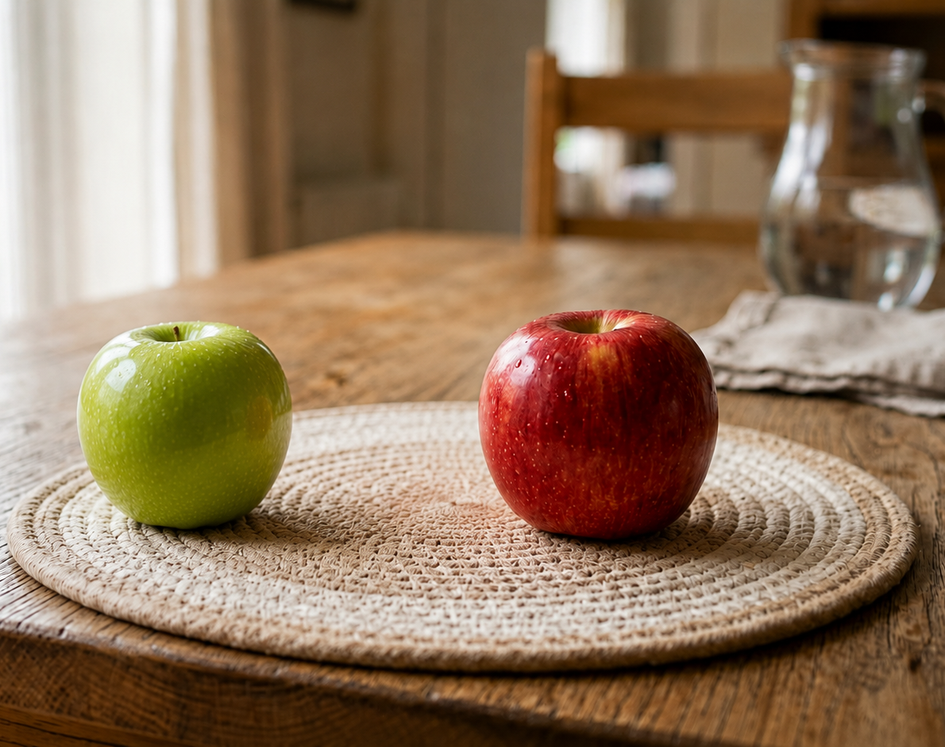
#> input picture src/images/two_apples1.png, 945 x 747 px, shrunk from 1190 x 941 before the run
$ python 08_2_04_DL-Object-Detection_2.py
#> lines starting #> are read from the running program, lines starting #| are printed output that depends on the picture; after the words box and inside, x2 and y2 are one past the last pixel; in counts of white or black regions, pixels touching at a corner belong together; long printed decimals are rounded
# -*- coding: utf-8 -*-
"""
Step 2/10: B. Intersection over Union (IoU)
원본: 04_DL-Object-Detection.ipynb (단계별로 재구성)
"""

# %% [markdown]
# 이전 단계(Step 1, A. Bounding Box)에서 정의한 함수를 이어서 사용합니다.

# %%
import cv2
import numpy as np
import matplotlib.pyplot as plt


def draw_bbox(img, coord1, coord2, color, thickness=3, txt=""):
    _, txt_h = cv2.getTextSize(txt, cv2.FONT_HERSHEY_SIMPLEX, 0.8, 2)[0]
    cv2.rectangle(img, coord1, coord2, color, thickness)
    cv2.putText(img, txt, (coord1[0], coord1[1]-txt_h+15), cv2.FONT_HERSHEY_SIMPLEX, 0.8, color, 2)

# %% [markdown]
# ### B. Intersection over Union (IoU)

# %% [markdown]
# Intersection over Union (IoU):
# * 두 Bounding Box가 얼마나 겹치는지를 나타내는 값
# * (교집합 면적) / (합집합 면적)
# * 값의 범위: 0 ≤ IoU ≤ 1
#   * IoU = 0:  전혀 겹치지 않음
#   * IoU = 1:  두 BBox가 완전히 동일
#

# %% [markdown]
# ```python
# bbox_a = (xa_1, ya_1, xa_2, ya_2)
# bbox_b = (xb_1, yb_1, xb_2, yb_2)
# ```
#
# 두개의 BBox를 위와 같이 표현한다면, 좌표들을 사용해 교집합 박스의 좌표를 구할 수 있습니다.
#
# ```python
# intersection_x1 = max(xa_1, xb_1)
# intersection_y1 = max(ya_1, yb_1)
# intersection_x2 = min(xa_2, xb_2)
# intersection_y2 = min(ya_2, yb_2)
# ```
#
# <br>
# 그 다음, 교집합 박스의 너비와 높이를 계산합니다.
#
# ```python
# w = max(0, intersection_x2 - intersection_x1)
# h = max(0, intersection_y2 - intersection_y1)
# ```
#
# 겹치는 영역이 없다면 `intersection2 - intersection1`의 값이 음수가 되어 너비와 높이가 0이 됩니다.
#
# <br>
# 교집합의 넓이를 계산했다면, 최종적으로 합집합의 넓이까지 계산하여 IoU 값을 구할 수 있습니다.
#
# IoU 계산 함수를 구현해봅시다.

# %%
# 1) BBox 좌표를 (x,y,w,h)에서 (x1,y1,x2,y2)로 변환하는 함수 정의
# 2) IoU 계산 함수 정의

def convert_bbox_coord(bbox):
    x, y, w, h = bbox

    x1, y1 = x, y
    x2, y2 = x + w, y + h

    return x1, y1, x2, y2


def calculate_iou(bbox_a, bbox_b):
    xa_1, ya_1, xa_2, ya_2 = bbox_a
    xb_1, yb_1, xb_2, yb_2 = bbox_b

    intersection_x1 = max(xa_1, xb_1)
    intersection_y1 = max(ya_1, yb_1)
    intersection_x2 = min(xa_2, xb_2)
    intersection_y2 = min(ya_2, yb_2)

    intersection_w = max(0, intersection_x2 - intersection_x1)
    intersection_h = max(0, intersection_y2 - intersection_y1)
    intersection_area = intersection_w * intersection_h

    area_a = (xa_2 - xa_1) * (ya_2 - ya_1)
    area_b = (xb_2 - xb_1) * (yb_2 - yb_1)
    union_area = area_a + area_b - intersection_area

    # ZeroDivisionError 주의
    if union_area == 0:
        return 0.0

    return intersection_area / union_area

# %% [markdown]
# 이제 3개의 이미지에서 IoU를 계산해봅시다.

# %%
apples1 = cv2.imread("src/images/two_apples1.png")
#> apples1 is the input picture: shape (747, 945, 3); mean B, G, R 93, 118.2, 144.5
apples2 = cv2.imread("src/images/two_apples2.png")
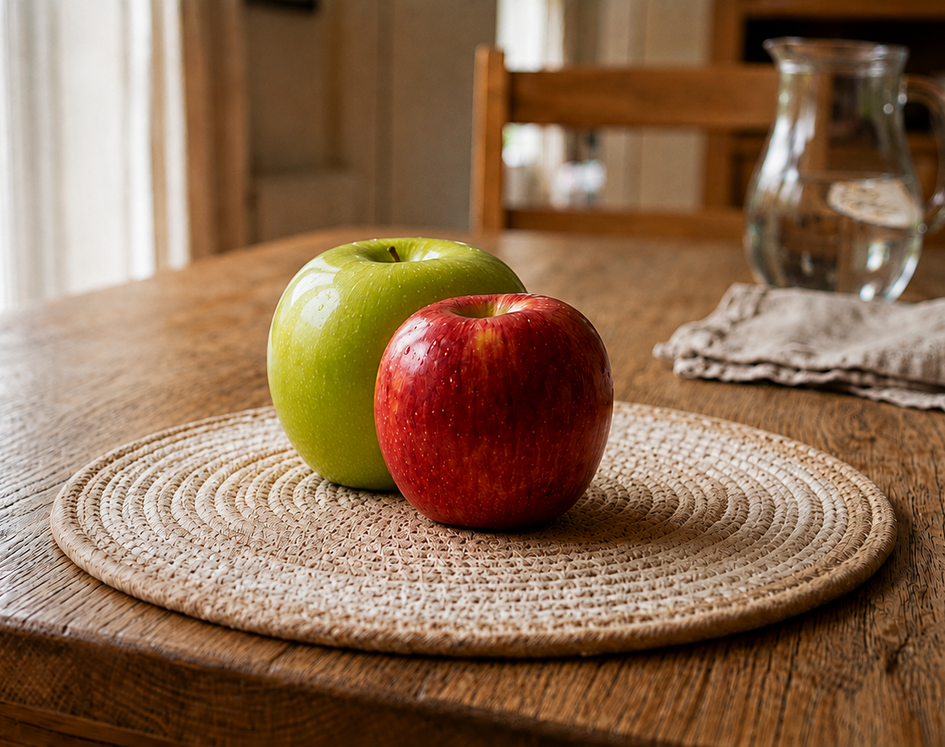
#> input picture src/images/two_apples2.png, 945 x 747 px, shrunk from 1190 x 941 before the run
#> apples2 is the input picture: shape (747, 945, 3); mean B, G, R 80.9, 107.5, 139.2
apples3 = cv2.imread("src/images/two_apples3.png")
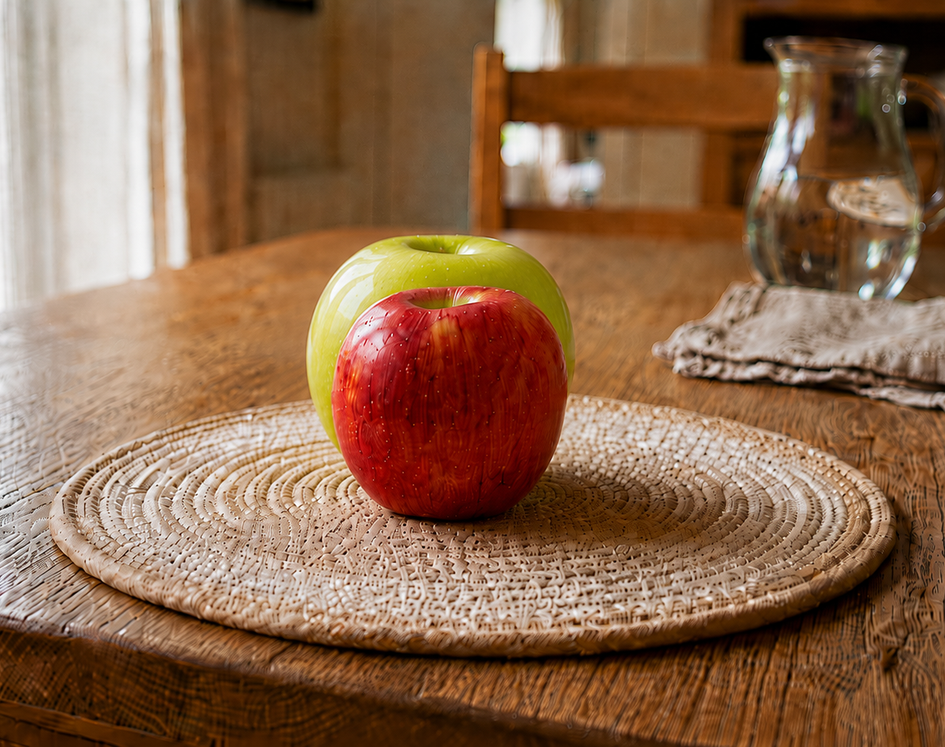
#> input picture src/images/two_apples3.png, 945 x 747 px, shrunk from 1190 x 941 before the run
#> apples3 is the input picture: shape (747, 945, 3); mean B, G, R 76.2, 103.7, 140.6
apples1_rgb = cv2.cvtColor(apples1, cv2.COLOR_BGR2RGB)
apples2_rgb = cv2.cvtColor(apples2, cv2.COLOR_BGR2RGB)
apples3_rgb = cv2.cvtColor(apples3, cv2.COLOR_BGR2RGB)

plt.figure(figsize=(16,6))

plt.subplot(1,3,1), plt.imshow(apples1_rgb)
plt.subplot(1,3,2), plt.imshow(apples2_rgb)
plt.subplot(1,3,3), plt.imshow(apples3_rgb)

for ax in plt.gcf().axes:
    ax.axis("off")

# %%
def get_contour(img_bgr):
    red_lower1 = np.array([0, 100, 50])
    red_upper1 = np.array([10, 255, 255])
    red_lower2 = np.array([170, 100, 50])
    red_upper2 = np.array([180, 255, 255])
    green_lower = np.array([25, 10, 30])
    green_upper = np.array([100, 255, 255])

    img_blr = cv2.GaussianBlur(img_bgr, (7, 7), 0)
    blr_hsv = cv2.cvtColor(img_blr, cv2.COLOR_BGR2HSV)
#> blr_hsv: shape (747, 945, 3); mean H, S, V 17.1, 117.6, 144.7

    red_mask1 = cv2.inRange(blr_hsv, red_lower1, red_upper1)
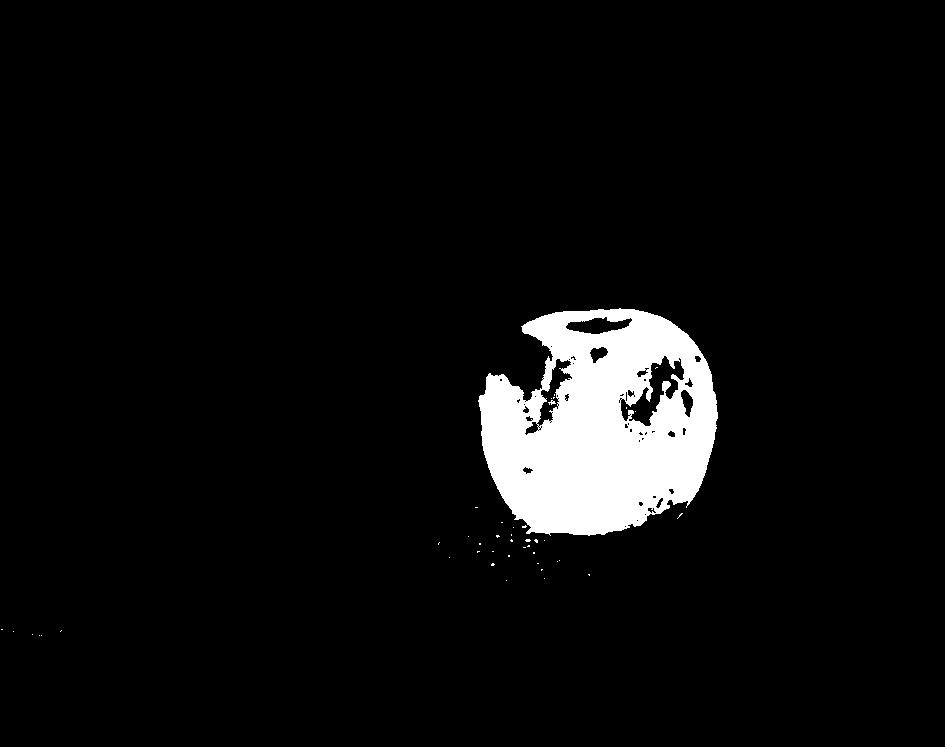
#> red_mask1: shape (747, 945); 5.4% white; 43 white regions (41 under 20 px), largest, box (x1, y1, x2, y2) and area: (478, 308, 718, 536) 37723, (548, 400, 556, 405) 20
    red_mask2 = cv2.inRange(blr_hsv, red_lower2, red_upper2)
#> red_mask2: shape (747, 945); 0.29% white; 44 white regions (35 under 20 px), largest, box (x1, y1, x2, y2) and area: (525, 359, 572, 435) 851, (519, 338, 553, 402) 825, (523, 467, 533, 474) 38
    red_mask = cv2.bitwise_or(red_mask1, red_mask2)
#> red_mask: shape (747, 945); 5.7% white; 38 white regions (37 under 20 px), largest, box (x1, y1, x2, y2) and area: (478, 308, 718, 536) 39805
    grn_mask = cv2.inRange(blr_hsv, green_lower, green_upper)
#> grn_mask: shape (747, 945); 5.2% white; 73 white regions (57 under 20 px)

    contours_red, _ = cv2.findContours(red_mask, cv2.RETR_EXTERNAL, cv2.CHAIN_APPROX_SIMPLE)
#> contours_red = 37 contours, 36 with area under 20; largest, box (x1, y1, x2, y2) and area: (478, 308, 718, 536) 42148
    contours_grn, _ = cv2.findContours(grn_mask, cv2.RETR_EXTERNAL, cv2.CHAIN_APPROX_SIMPLE)
#> contours_grn = 73 contours, 61 with area under 20; largest, box (x1, y1, x2, y2) and area: (77, 322, 290, 532) 34028, (878, 95, 924, 123) 504, (557, 130, 578, 162) 360, (919, 230, 939, 274) 293, (883, 252, 905, 280) 262

    cntr_red, cntr_grn = None, None

    if len(contours_red) > 0:
        cntr_red = max(contours_red, key=cv2.contourArea)
#> cntr_red = contour of 396 points, box (x1, y1, x2, y2) (478, 308, 718, 536), area 42148
    if len(contours_grn) > 0:
        cntr_grn = max(contours_grn, key=cv2.contourArea)
#> cntr_grn = contour of 436 points, box (x1, y1, x2, y2) (77, 322, 290, 532), area 34028

    return cntr_red, cntr_grn

# %%
apples1 = cv2.imread("src/images/two_apples1.png")
apples2 = cv2.imread("src/images/two_apples2.png")
apples3 = cv2.imread("src/images/two_apples3.png")

apples1_rgb = cv2.cvtColor(apples1, cv2.COLOR_BGR2RGB)
apples2_rgb = cv2.cvtColor(apples2, cv2.COLOR_BGR2RGB)
apples3_rgb = cv2.cvtColor(apples3, cv2.COLOR_BGR2RGB)

cntr_red1, cntr_grn1 = get_contour(apples1)
#> cntr_red1 has the same summary as cntr_red in get_contour; cntr_grn1 has the same summary as cntr_grn in get_contour
cntr_red2, cntr_grn2 = get_contour(apples2)
#> in get_contour (call 2), `grn_mask = cv2.inRange(blr_hsv, green_lower, green_upper)`:
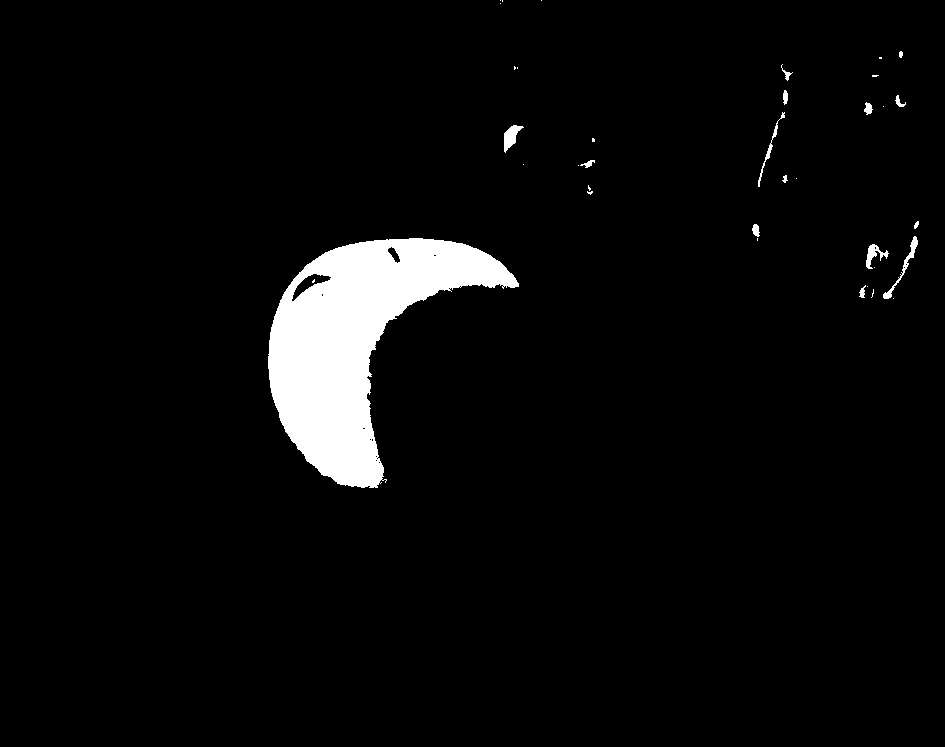
#> grn_mask: shape (747, 945); 4.2% white; 36 white regions (21 under 20 px)
#> in get_contour (call 2), `contours_red, _ = cv2.findContours(red_mask, cv2.RETR_EXTERNAL, cv2.CH..`: contours_red = 90 contours, 85 with area under 20; largest, box (x1, y1, x2, y2) and area: (375, 293, 613, 535) 44681, (444, 527, 465, 541) 115, (159, 650, 181, 660) 54, (836, 123, 849, 132) 38, (469, 531, 476, 540) 24
#> in get_contour (call 2), `contours_grn, _ = cv2.findContours(grn_mask, cv2.RETR_EXTERNAL, cv2.CH..`: contours_grn = 35 contours, 23 with area under 20; largest, box (x1, y1, x2, y2) and area: (268, 238, 519, 488) 27794, (504, 125, 524, 153) 236, (883, 236, 918, 299) 212, (866, 244, 889, 269) 174, (758, 112, 785, 187) 105
#> in get_contour (call 2), `cntr_red = max(contours_red, key=cv2.contourArea)`: cntr_red = contour of 444 points, box (x1, y1, x2, y2) (375, 293, 613, 535), area 44681
#> in get_contour (call 2), `cntr_grn = max(contours_grn, key=cv2.contourArea)`: cntr_grn = contour of 475 points, box (x1, y1, x2, y2) (268, 238, 519, 488), area 27794
#> cntr_red2 has the same summary as cntr_red in get_contour; cntr_grn2 has the same summary as cntr_grn in get_contour
cntr_red3, cntr_grn3 = get_contour(apples3)
#> in get_contour (call 3), `grn_mask = cv2.inRange(blr_hsv, green_lower, green_upper)`:
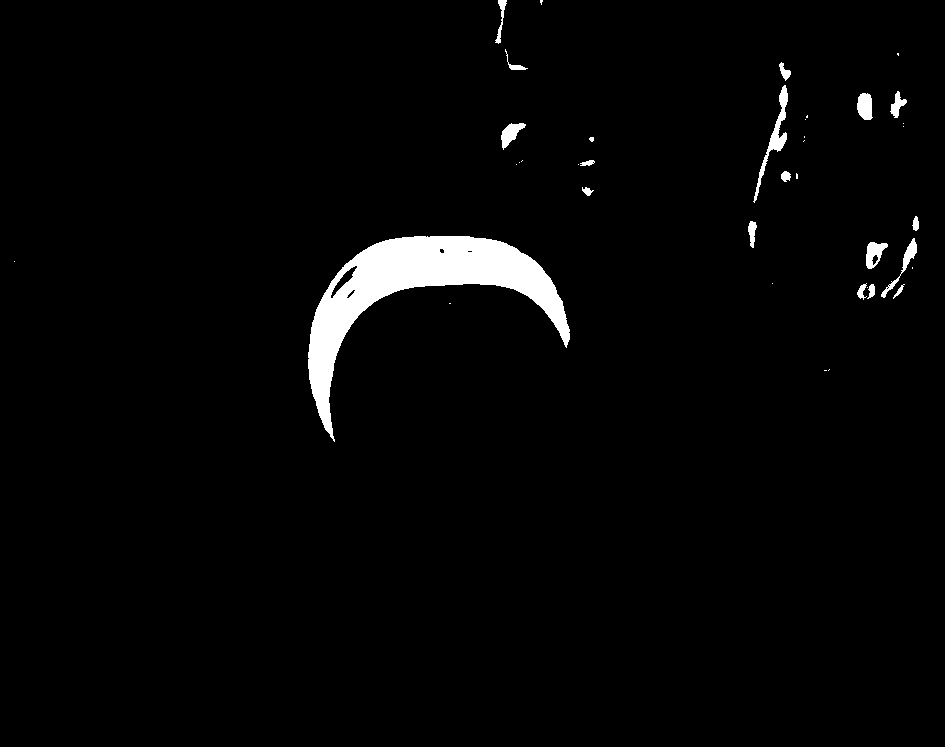
#> grn_mask: shape (747, 945); 2.5% white; 39 white regions (20 under 20 px)
#> in get_contour (call 3), `contours_red, _ = cv2.findContours(red_mask, cv2.RETR_EXTERNAL, cv2.CH..`: contours_red = 97 contours, 88 with area under 20; largest, box (x1, y1, x2, y2) and area: (332, 287, 567, 533) 43201, (77, 629, 204, 664) 489, (831, 112, 853, 133) 228, (0, 621, 75, 638) 158, (425, 523, 442, 537) 94
#> in get_contour (call 3), `contours_grn, _ = cv2.findContours(grn_mask, cv2.RETR_EXTERNAL, cv2.CH..`: contours_grn = 39 contours, 21 with area under 20; largest, box (x1, y1, x2, y2) and area: (308, 236, 570, 442) 14084, (753, 85, 788, 203) 597, (866, 242, 888, 269) 339, (857, 93, 873, 120) 310, (501, 123, 526, 150) 288
#> in get_contour (call 3), `cntr_red = max(contours_red, key=cv2.contourArea)`: cntr_red = contour of 479 points, box (x1, y1, x2, y2) (332, 287, 567, 533), area 43201
#> in get_contour (call 3), `cntr_grn = max(contours_grn, key=cv2.contourArea)`: cntr_grn = contour of 367 points, box (x1, y1, x2, y2) (308, 236, 570, 442), area 14084
#> cntr_red3 has the same summary as cntr_red in get_contour; cntr_grn3 has the same summary as cntr_grn in get_contour

# %%
bbox1 = cv2.boundingRect(cntr_red1)
#> bbox1 = (478, 308, 240, 228)
bbox2 = cv2.boundingRect(cntr_grn1)
#> bbox2 = (77, 322, 213, 210)

x_r, y_r, w_r, h_r = bbox1
#> x_r = 478; y_r = 308; w_r = 240; h_r = 228
x_g, y_g, w_g, h_g = bbox2
#> x_g = 77; y_g = 322; w_g = 213; h_g = 210

x_r1, y_r1 = x_r, y_r
#> x_r1 = 478; y_r1 = 308
x_r2, y_r2 = x_r+w_r, y_r+h_r
#> x_r2 = 718; y_r2 = 536
x_g1, y_g1 = x_g, y_g
#> x_g1 = 77; y_g1 = 322
x_g2, y_g2 = x_g+w_g, y_g+h_g
#> x_g2 = 290; y_g2 = 532

draw_bbox(apples1_rgb, (x_r1, y_r1), (x_r2, y_r2), (255, 0, 0), txt="Red Apple")
draw_bbox(apples1_rgb, (x_g1, y_g1), (x_g2, y_g2), (0, 255, 0), txt="Green Apple")

plt.figure(figsize=(12,8))
plt.imshow(apples1_rgb);

# %%
iou1 = calculate_iou(convert_bbox_coord(bbox1), convert_bbox_coord(bbox2))
#> in convert_bbox_coord, `x, y, w, h = bbox`: x = 478; y = 308; w = 240; h = 228
#> in convert_bbox_coord, `x1, y1 = x, y`: x1 = 478; y1 = 308
#> in convert_bbox_coord, `x2, y2 = x + w, y + h`: x2 = 718; y2 = 536
#> in calculate_iou, `xa_1, ya_1, xa_2, ya_2 = bbox_a`: xa_1 = 478; ya_1 = 308; xa_2 = 718; ya_2 = 536
#> in calculate_iou, `xb_1, yb_1, xb_2, yb_2 = bbox_b`: xb_1 = 77; yb_1 = 322; xb_2 = 290; yb_2 = 532
#> in calculate_iou, `intersection_x1 = max(xa_1, xb_1)`: intersection_x1 = 478
#> in calculate_iou, `intersection_y1 = max(ya_1, yb_1)`: intersection_y1 = 322
#> in calculate_iou, `intersection_x2 = min(xa_2, xb_2)`: intersection_x2 = 290
#> in calculate_iou, `intersection_y2 = min(ya_2, yb_2)`: intersection_y2 = 532
#> in calculate_iou, `intersection_w = max(0, intersection_x2 - intersection_x1)`: intersection_w = 0
#> in calculate_iou, `intersection_h = max(0, intersection_y2 - intersection_y1)`: intersection_h = 210
#> in calculate_iou, `intersection_area = intersection_w * intersection_h`: intersection_area = 0
#> in calculate_iou, `area_a = (xa_2 - xa_1) * (ya_2 - ya_1)`: area_a = 54720
#> in calculate_iou, `area_b = (xb_2 - xb_1) * (yb_2 - yb_1)`: area_b = 44730
#> in calculate_iou, `union_area = area_a + area_b - intersection_area`: union_area = 99450
#> iou1 = 0
print(iou1)
#| 0.0

# %%
bbox1 = cv2.boundingRect(cntr_red2)
#> bbox1 = (375, 293, 238, 242)
bbox2 = cv2.boundingRect(cntr_grn2)
#> bbox2 = (268, 238, 251, 250)

x_r, y_r, w_r, h_r = bbox1
#> x_r = 375; y_r = 293; w_r = 238; h_r = 242
x_g, y_g, w_g, h_g = bbox2
#> x_g = 268; y_g = 238; w_g = 251; h_g = 250

x_r1, y_r1 = x_r, y_r
#> x_r1 = 375; y_r1 = 293
x_r2, y_r2 = x_r+w_r, y_r+h_r
#> x_r2 = 613; y_r2 = 535
x_g1, y_g1 = x_g, y_g
#> x_g1 = 268; y_g1 = 238
x_g2, y_g2 = x_g+w_g, y_g+h_g
#> x_g2 = 519; y_g2 = 488

draw_bbox(apples2_rgb, (x_r1, y_r1), (x_r2, y_r2), (255, 0, 0), txt="Red Apple")
draw_bbox(apples2_rgb, (x_g1, y_g1), (x_g2, y_g2), (0, 255, 0), txt="Green Apple")

plt.figure(figsize=(12,8))
plt.imshow(apples2_rgb);

# %%
iou2 = calculate_iou(convert_bbox_coord(bbox1), convert_bbox_coord(bbox2))
#> iou2 = 0.304
print(iou2)
#| 0.3043

# %%
bbox1 = cv2.boundingRect(cntr_red3)
#> bbox1 = (332, 287, 235, 246)
bbox2 = cv2.boundingRect(cntr_grn3)
#> bbox2 = (308, 236, 262, 206)

x_r, y_r, w_r, h_r = bbox1
#> x_r = 332; y_r = 287; w_r = 235; h_r = 246
x_g, y_g, w_g, h_g = bbox2
#> x_g = 308; y_g = 236; w_g = 262; h_g = 206

x_r1, y_r1 = x_r, y_r
#> x_r1 = 332; y_r1 = 287
x_r2, y_r2 = x_r+w_r, y_r+h_r
#> x_r2 = 567; y_r2 = 533
x_g1, y_g1 = x_g, y_g
#> x_g1 = 308; y_g1 = 236
x_g2, y_g2 = x_g+w_g, y_g+h_g
#> x_g2 = 570; y_g2 = 442

draw_bbox(apples3_rgb, (x_r1, y_r1), (x_r2, y_r2), (255, 0, 0), txt="Red Apple")
draw_bbox(apples3_rgb, (x_g1, y_g1), (x_g2, y_g2), (0, 255, 0), txt="Green Apple")
#> in draw_bbox (call 6), `cv2.putText(img, txt, (coord1[0], coord1[1]-txt_h+15), cv2.FONT_HERSHE..`:
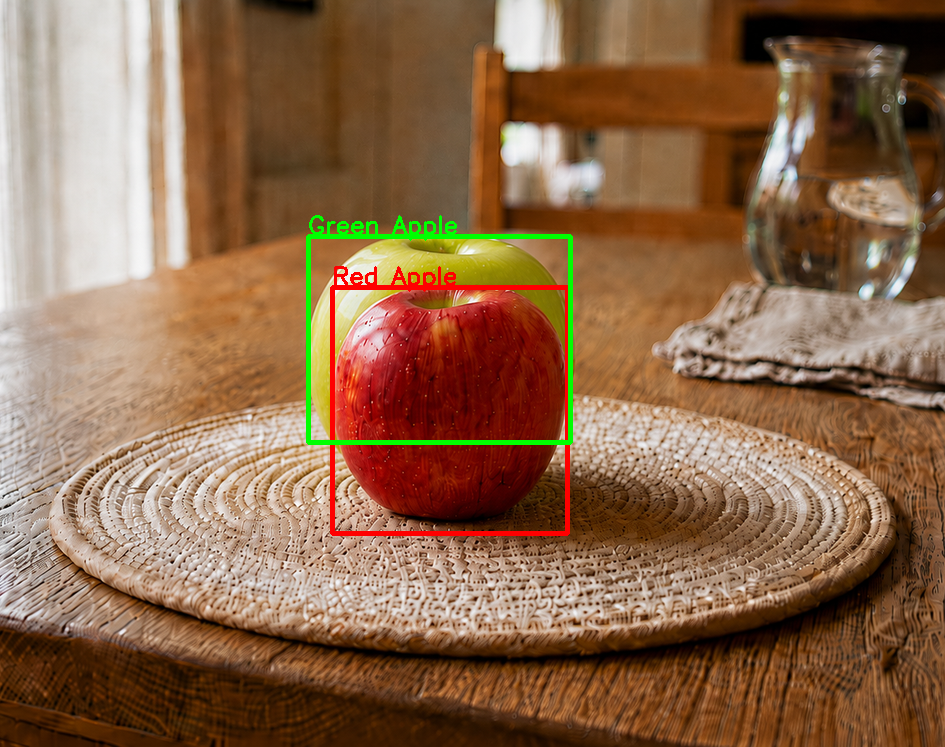
#> img: shape (747, 945, 3); mean R, G, B 140, 103.9, 75.1

plt.figure(figsize=(12,8))
plt.imshow(apples3_rgb);

# %%
iou3 = calculate_iou(convert_bbox_coord(bbox1), convert_bbox_coord(bbox2))
#> iou3 = 0.483
print(iou3)
#| 0.4834

# %% [markdown]
# 이제 3가지 이미지의 IoU를 비교해봅시다.

# %%
plt.figure(figsize=(16,6))

plt.subplot(1,3,1), plt.imshow(apples1_rgb), plt.title(f"IoU: {iou1:.4f}")
plt.subplot(1,3,2), plt.imshow(apples2_rgb), plt.title(f"IoU: {iou2:.4f}")
plt.subplot(1,3,3), plt.imshow(apples3_rgb), plt.title(f"IoU: {iou3:.4f}")

for ax in plt.gcf().axes:
    ax.axis("off")

# %% [markdown]
# ---
